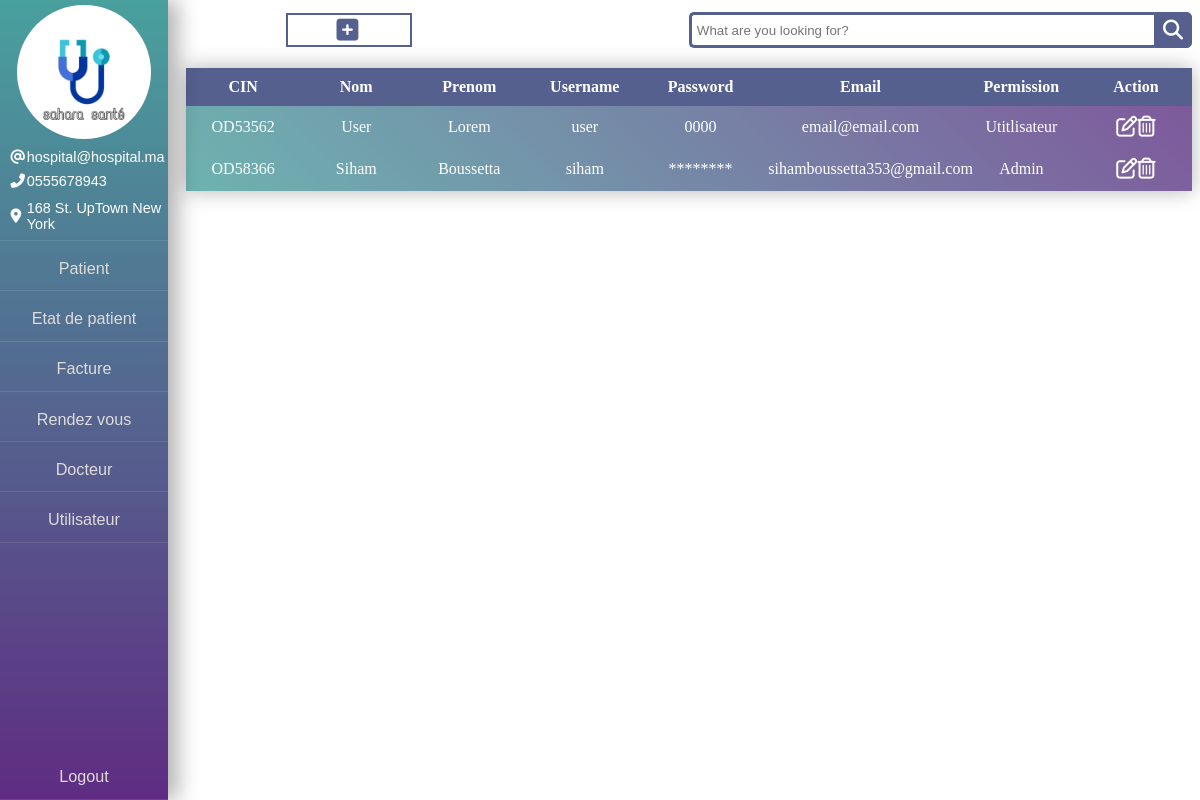
Page /src/pages/utilisateur.php (signed in) on the committed database.
### tables this page shows
CREATE TABLE `utilisateur` (
  `cin_U` varchar(20) NOT NULL,
  `nom` varchar(50) NOT NULL,
  `prenom` varchar(50) NOT NULL,
  `user_name` varchar(15) NOT NULL,
  `password` varchar(30) NOT NULL,
  `email` varchar(300) NOT NULL,
  `Admin` tinyint(1) NOT NULL DEFAULT 0
);

### src/pages/utilisateur.php (the view, shortened to what this page needs)
<!DOCTYPE html>
<html lang="en">
<head>
    <link rel="stylesheet" href="../css/patient.css">
</head>
<body>
    <?php
        include_once 'side__bar.php';
    ?>
    <main class="main">
        <div class="sub_main">
                <div class="add-new">
                    <section class="container">
                        <button class="add-new-button" data-hover="Add new patient" id="add-new-button" onclick="add_new()">
                        <div><i class="fas fa-plus-square"></i></div>
                    </button>
                    </section>
                </div>
                <div class="search__div">
                    <div class="wrap">
                        <div class="search">
                            <input type="text" id="search" class="searchTerm" placeholder="What are you looking for?">
                            <button type="submit" class="searchButton">
                            <i class="fa fa-search"></i>
                        </button>
                        </div>
                    </div>
                </div>
            </div>
            <div class="container-table" id="container-table">
                <table class="table-table" id="table-table">
                    <thead class="thead-table">
                        <tr class="tr-table-head">
                            <th class="th-table">CIN</th>
                            <th class="th-table">Nom</th>
                            <th class="th-table">Prenom</th>
                            <th class="th-table">Username</th>
                            <th class="th-table">Password</th>
                            <th class="th-table">Email</th>
                            <th class="th-table">Permission</th>
                            <th class="th-table">Action</th>
                        </tr>
                    </thead>
                    <tbody class="tbody-table">
                        <?php
                            include_once 'connect.php';
                            $sql = "SELECT * FROM utilisateur";
                            $result = $conn->query($sql);
                            if ($result->num_rows > 0) {
                                while ($row = $result->fetch_assoc()) {
                                    echo '
                                    <tr class="tr-table-main row_' . $row['cin_U'] . '">
                                        <td class="td-table cin_U">' . $row['cin_U'] . '</td>
                                        <td class="td-table nom">' . $row['nom'] . '</td>
                                        <td class="td-table prenom">' . $row['prenom'] . '</td>
                                        <td class="td-table user_name">' . $row['user_name'] . '</td>
                                        <td class="td-table password">'; if ($row['Admin'] == 0) {echo $row['password'];}else{ echo "********</td>";}
                                        echo
                                        '
                                        <td class="td-table Email">' . $row['email'] . '</td>
                                        <td class="td-table permission">';
                                            if ($row['Admin'] == 0) {
                                                echo 'Utitlisateur';
                                            }else {
                                                echo 'Admin';
                                            }
                                        echo'</td>
                                        <td class="td-table">';
                                        if ($row['Admin'] == 0) {
                                            echo '<a href="#" onclick="showinput('."'row_".$row['cin_U']."'".')"><i class="fas fa-edit"></i></a>';
                                            echo '<a onclick="varif_delete('."'".$_SESSION['password']."','".$row['cin_U']."'".')"><i class="fas fa-trash-alt"></i></a>';
                                        }else {
                                            echo '<a href="#" onclick="alert('."'🙄Cell Devlopper🙄'".')"><i class="fas fa-edit"></i></a>';
                                            echo '<a onclick="alert('."'❌you can`t delete this Admin❌'".')"><i class="fas fa-trash-alt"></i></a>';
                                        }
                                        echo '
                                        </td>
                                    </tr>
                                    </tr>';
                                }
                            }
                        ?>
                    </tbody>
                </table>
            </div>
    </main>
</body>
</html>

### src/css/patient.css (style rules this page uses)
.main { margin-left: 15%; margin-top: 1vw; }
.sub_main { display: flex; align-items: center; }
.sub_main div { flex-grow: 1; width: 100%; }
.container-table { margin-top: 2%; display: flex; justify-content: center; }
.search { width: 100%; position: relative; display: flex; }
.searchTerm { width: 100%; border: 3px solid #55608f; border-right: none; padding: 5px; height: 36px; border-radius: 5px 0 0 5px; outline: none; color: #9dbfaf; }
.searchButton { width: 40px; height: 36px; border: 1px solid #55608f; background: #55608f; text-align: center; color: #fff; border-radius: 0 5px 5px 0; cursor: pointer; font-size: 20px; }
.wrap { width: 80%; }
section.container { font: 300 1em/1.5 "Open Sans", "Helvetica Neue", Arial, sans-serif; min-width: 50%; padding-left: 20%; }
.add-new-button { background: white; outline: none; position: relative; border: 2px solid #55608f; padding: 0.6% 12%; overflow: hidden; }
.add-new-button:before { content: attr(data-hover); position: absolute; top: 50%; left: 0; width: 100%; text-transform: uppercase; letter-spacing: 1px; font-weight: 800; font-size: 9px; opacity: 0; transform: translate(100%, -50%); transition: all 0.3s ease-in-out; color: #55608f; height: 15px; }
.add-new-button div { text-transform: uppercase; letter-spacing: 3px; font-weight: 800; font-size: 1%; transition: all 0.3s ease-in-out; color: #55608f; }
.fa-plus-square { font-size: 25px; }
.table-table { background: linear-gradient(45deg, #49a09d, #5f2c82); width: 100%; border-collapse: collapse; overflow: hidden; box-shadow: 0 0 20px rgb(0 0 0 / 30%); flex-grow: 1; text-align: center; }
.th-table, .td-table { padding: 1%; background-color: rgba(255, 255, 255, 0.2); color: #fff; width: 14.28571428571429%; }
.thead-table .th-table { background-color: #55608f; }
.fa-edit, .fa-trash-alt { font-size: 25px; font-size: 21px; color: white; font-weight: 100 !important; }

### src/pages/utilisateur.php (style rules this page uses)
.th-table, .td-table { width: 12.5%; }

### src/pages/side__bar.php (style rules this page uses)
body { background-image: url(../image/Hospital.jpg); background-size: cover; }

### rows in the picture
utilisateur: cin_U "OD53562", nom "User", prenom "Lorem", user_name "user", password "0000", email "email@email.com", Admin "Utitlisateur"
utilisateur: cin_U "OD58366", nom "Siham", prenom "Boussetta", user_name "siham", email "sihamboussetta353@gmail.com", Admin "Admin"
